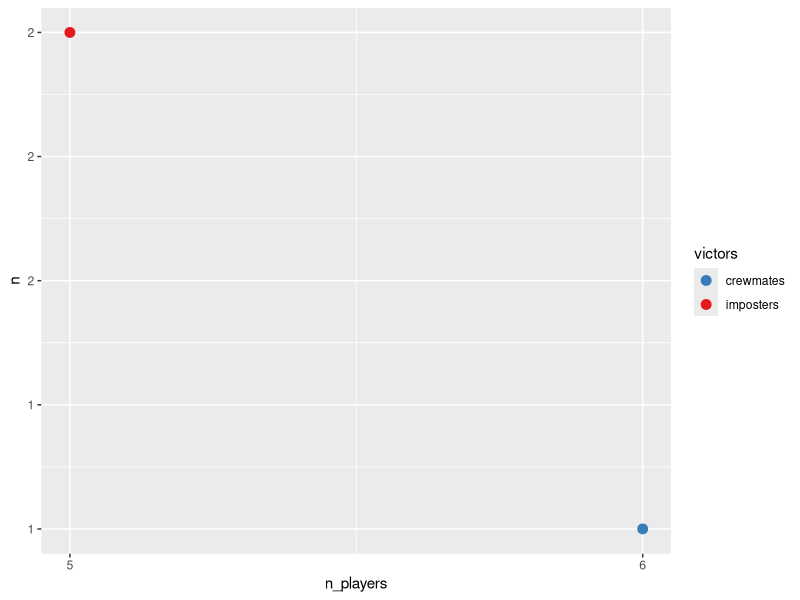

Write the R code that produced this figure.
## ---- chunk 1
knitr::opts_chunk$set(echo = TRUE, warning = FALSE, message = FALSE)
## ---- chunk 2
#libraries
library(tidyverse)

#functions
se <- function(x){
  sd(x)/sqrt(length(x))
}

#data
#game experiment dataframe 1: 1 imposter, changed number of players
df <- read_csv("data/data.csv")

#tally up
data <- df %>% 
  group_by(n_players, victors) %>% 
  summarise(n = n())

## ---- chunk 3
ggplot(data, aes(n_players, n, color = victors)) +
  geom_point(size = 3) +
  scale_x_continuous(breaks = c(5,6)) + 
  scale_y_continuous(labels = scales::number_format(accuracy = 1)) +
  scale_color_brewer(palette = "Set1", direction = -1)

